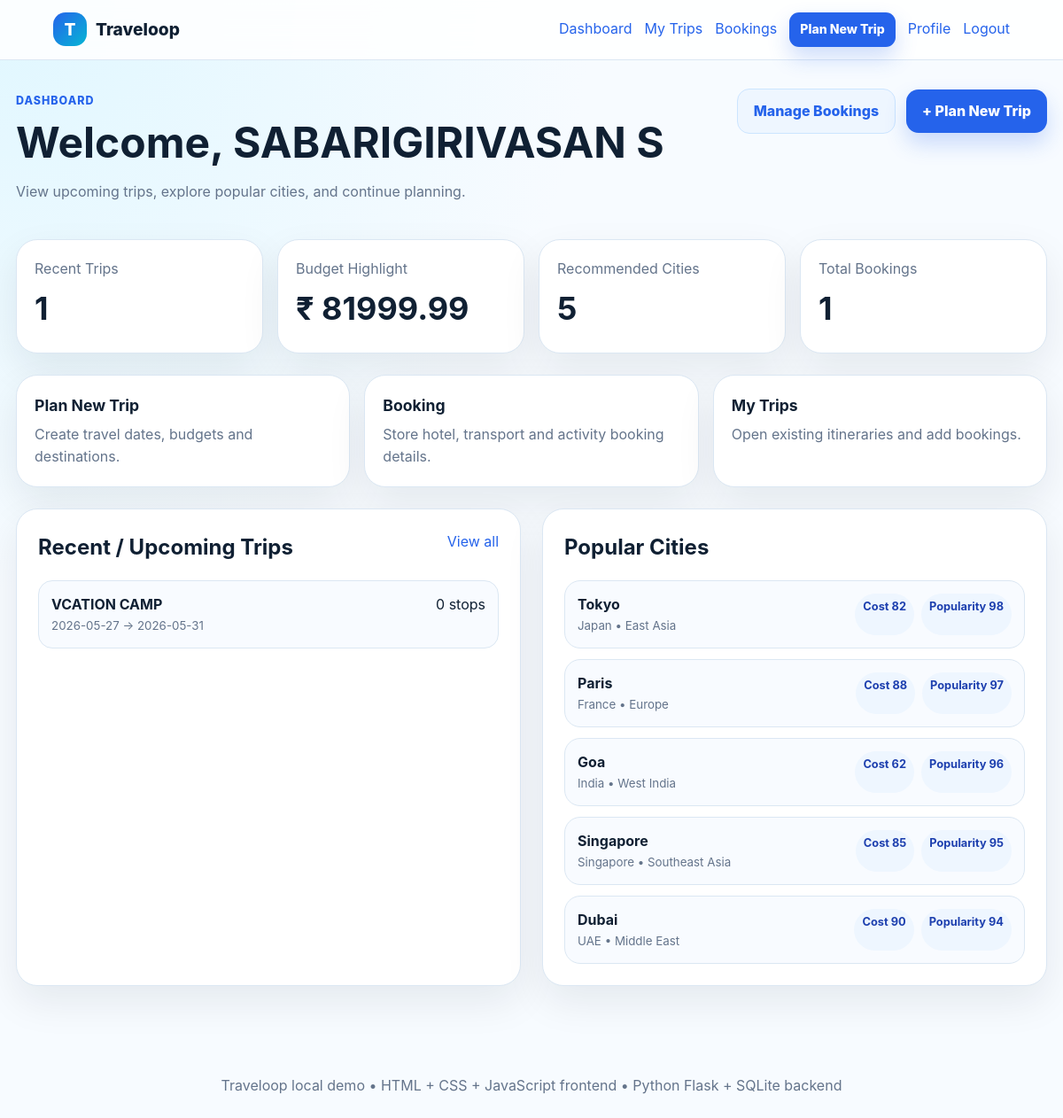
The app's page /dashboard (signed in) with its own data.
### tables this page shows
CREATE TABLE users (
            id INTEGER PRIMARY KEY AUTOINCREMENT,
            name TEXT NOT NULL,
            email TEXT UNIQUE NOT NULL,
            password_hash TEXT NOT NULL,
            role TEXT NOT NULL DEFAULT 'user',
            photo TEXT,
            language TEXT DEFAULT 'English',
            saved_destinations TEXT DEFAULT '',
            created_at TEXT NOT NULL
        );

CREATE TABLE trips (
            id INTEGER PRIMARY KEY AUTOINCREMENT,
            user_id INTEGER NOT NULL,
            name TEXT NOT NULL,
            start_date TEXT NOT NULL,
            end_date TEXT NOT NULL,
            description TEXT,
            cover_photo TEXT,
            public_slug TEXT UNIQUE,
            is_public INTEGER NOT NULL DEFAULT 0,
            transport_budget REAL DEFAULT 0,
            stay_budget REAL DEFAULT 0,
            meals_budget REAL DEFAULT 0,
            activities_budget REAL DEFAULT 0,
            created_at TEXT NOT NULL,
            FOREIGN KEY(user_id) REFERENCES users(id)
        );

CREATE TABLE cities (
            id INTEGER PRIMARY KEY AUTOINCREMENT,
            name TEXT NOT NULL,
            country TEXT NOT NULL,
            region TEXT NOT NULL,
            cost_index INTEGER NOT NULL,
            popularity INTEGER NOT NULL,
            description TEXT NOT NULL
        );

### app.py (the view)
@app.route("/dashboard")
@login_required
def dashboard():
    trips = query_db(
        """
        SELECT t.*, COUNT(s.id) AS destination_count
        FROM trips t
        LEFT JOIN stops s ON s.trip_id = t.id
        WHERE t.user_id = ?
        GROUP BY t.id
        ORDER BY t.start_date ASC
        LIMIT 6
        """,
        (session["user_id"],),
    )
    cities = query_db("SELECT * FROM cities ORDER BY popularity DESC LIMIT 5")
    total_budget = sum(calculate_trip_budget(t["id"])["total"] for t in trips)
    booking_count = query_db(
        "SELECT COUNT(*) AS total FROM bookings WHERE user_id = ?",
        (session["user_id"],),
        one=True,
    )["total"]
    upcoming_bookings = query_db(
        """
        SELECT b.*, t.name AS trip_name
        FROM bookings b
        JOIN trips t ON t.id = b.trip_id
        WHERE b.user_id = ?
        ORDER BY COALESCE(b.start_date, b.created_at) ASC
        LIMIT 4
        """,
        (session["user_id"],),
    )
    return render_template(
        "dashboard.html",
        trips=trips,
        cities=cities,
        total_budget=total_budget,
        booking_count=booking_count,
        upcoming_bookings=upcoming_bookings,
    )

### app.py (called while the page is built)
def get_db():
    conn = sqlite3.connect(DATABASE)
    conn.row_factory = sqlite3.Row
    return conn

def query_db(query, args=(), one=False):
    conn = get_db()
    cur = conn.execute(query, args)
    rows = cur.fetchall()
    conn.close()
    return (rows[0] if rows else None) if one else rows

def login_required(view):
    @wraps(view)
    def wrapped(*args, **kwargs):
        if "user_id" not in session:
            flash("Please login to continue.", "warning")
            return redirect(url_for("login"))
        return view(*args, **kwargs)
    return wrapped

def current_user():
    if "user_id" not in session:
        return None
    return query_db("SELECT * FROM users WHERE id = ?", (session["user_id"],), one=True)

@app.context_processor
def inject_user():
    return {"current_user": current_user(), "today": date.today().isoformat()}

### templates/dashboard.html (shortened to what this page needs)
{% extends "base.html" %}
{% block content %}
<section class="page-head split">
    <div>
        <span class="eyebrow">Dashboard</span>
        <h1>Welcome, {{ current_user.name }}</h1>
        <p>View upcoming trips, explore popular cities, and continue planning.</p>
    </div>
    <div class="button-row">
        <a class="btn ghost" href="{{ url_for('bookings') }}">Manage Bookings</a>
        <a class="btn primary" href="{{ url_for('create_trip') }}">+ Plan New Trip</a>
    </div>
</section>
<section class="stats-grid">
    <div class="stat-card"><span>Recent Trips</span><strong>{{ trips|length }}</strong></div>
    <div class="stat-card"><span>Budget Highlight</span><strong>₹ {{ '%.2f'|format(total_budget) }}</strong></div>
    <div class="stat-card"><span>Recommended Cities</span><strong>{{ cities|length }}</strong></div>
    <div class="stat-card"><span>Total Bookings</span><strong>{{ booking_count }}</strong></div>
</section>
<section class="quick-actions">
    <a class="action-card" href="{{ url_for('create_trip') }}">
        <strong>Plan New Trip</strong>
        <span>Create travel dates, budgets and destinations.</span>
    </a>
    <a class="action-card" href="{{ url_for('bookings') }}">
        <strong>Booking</strong>
        <span>Store hotel, transport and activity booking details.</span>
    </a>
    <a class="action-card" href="{{ url_for('trips') }}">
        <strong>My Trips</strong>
        <span>Open existing itineraries and add bookings.</span>
    </a>
</section>
<section class="two-col">
    <div class="panel">
        <div class="section-title">
            <h2>Recent / Upcoming Trips</h2>
            <a href="{{ url_for('trips') }}">View all</a>
        </div>
        {% if trips %}
            <div class="trip-list compact">
                {% for trip in trips %}
                    <a class="trip-row" href="{{ url_for('trip_detail', trip_id=trip.id) }}">
                        <div>
                            <strong>{{ trip.name }}</strong>
                            <small>{{ trip.start_date }} → {{ trip.end_date }}</small>
                        </div>
                        <span>{{ trip.destination_count }} stops</span>
                    </a>
                {% endfor %}
            </div>
        {% else %}
            <div class="empty-state">
                <h3>No trips yet</h3>
                <p>Create your first itinerary with cities, activities and budgets.</p>
                <a class="btn primary" href="{{ url_for('create_trip') }}">Create Trip</a>
            </div>
        {% endif %}
    </div>
    <div class="panel">
        <div class="section-title"><h2>Popular Cities</h2></div>
        <div class="city-list">
            {% for city in cities %}
                <div class="city-card">
                    <div>
                        <strong>{{ city.name }}</strong>
                        <small>{{ city.country }} • {{ city.region }}</small>
                    </div>
                    <div class="city-meta">
                        <span>Cost {{ city.cost_index }}</span>
                        <span>Popularity {{ city.popularity }}</span>
                    </div>
                </div>
            {% endfor %}
        </div>
    </div>
</section>
{% endblock %}

### templates/base.html (shortened to what this page needs)
<!DOCTYPE html>
<html lang="en">
<head>
    <link rel="stylesheet" href="{{ url_for('static', filename='css/style.css') }}">
</head>
<body>
    <nav class="navbar">
        <a class="brand" href="{{ url_for('dashboard') if current_user else url_for('index') }}">
            <span class="logo">T</span> Traveloop
        </a>
        <div class="nav-links" id="navLinks">
            {% if current_user %}
                <a href="{{ url_for('dashboard') }}">Dashboard</a>
                <a href="{{ url_for('trips') }}">My Trips</a>
                <a href="{{ url_for('bookings') }}">Bookings</a>
                <a href="{{ url_for('create_trip') }}" class="btn small primary">Plan New Trip</a>
                <a href="{{ url_for('profile') }}">Profile</a>
                <a href="{{ url_for('logout') }}">Logout</a>
            {% else %}
                <a href="{{ url_for('login') }}">Login</a>
                <a href="{{ url_for('signup') }}" class="btn small primary">Signup</a>
            {% endif %}
        </div>
    </nav>
    <main class="page">
        {% block content %}{% endblock %}
    </main>
    <footer class="footer">
        <p>Traveloop local demo • HTML + CSS + JavaScript frontend • Python Flask + SQLite backend</p>
    </footer>
</body>
</html>

### static/css/style.css (style rules this page uses)
:root { --bg: #f7fbff; --panel: #ffffff; --text: #102033; --muted: #64748b; --primary: #2563eb; --primary-dark: #1d4ed8; --accent: #06b6d4; --danger: #dc2626; --success: #16a34a; --warning: #d97706; --border: #dbe7f3; --shadow: 0 18px 45px rgba(15, 23, 42, 0.08); --radius: 24px; }
* { box-sizing: border-box; }
html { scroll-behavior: smooth; }
body { margin: 0; font-family: Inter, ui-sans-serif, system-ui, -apple-system, BlinkMacSystemFont, "Segoe UI", sans-serif; background: radial-gradient(circle at top left, #e0f7ff 0, transparent 38%), var(--bg); color: var(--text); line-height: 1.6; }
a { color: var(--primary); text-decoration: none; }
.navbar { position: sticky; top: 0; z-index: 20; display: flex; align-items: center; justify-content: space-between; gap: 16px; padding: 14px clamp(18px, 5vw, 70px); background: rgba(255, 255, 255, 0.86); backdrop-filter: blur(18px); border-bottom: 1px solid var(--border); }
.brand { display: flex; align-items: center; gap: 10px; font-weight: 800; color: var(--text); font-size: 1.2rem; }
.logo { display: grid; place-items: center; width: 38px; height: 38px; border-radius: 14px; background: linear-gradient(135deg, var(--primary), var(--accent)); color: white; }
.nav-links { display: flex; align-items: center; gap: 14px; }
.page { width: min(1180px, calc(100% - 36px)); margin: 32px auto; min-height: 75vh; }
.footer { text-align: center; color: var(--muted); padding: 28px; }
.hero h1, .page-head h1, .trip-hero h1 { font-size: clamp(2rem, 4vw, 4rem); line-height: 1.1; margin: 10px 0 16px; }
.hero p, .page-head p, .trip-hero p { color: var(--muted); max-width: 720px; }
.eyebrow { color: var(--primary); font-weight: 800; text-transform: uppercase; letter-spacing: 0.08em; font-size: 0.78rem; }
.btn { display: inline-flex; align-items: center; justify-content: center; border: 0; border-radius: 14px; padding: 12px 18px; font-weight: 800; cursor: pointer; transition: transform 0.15s ease, box-shadow 0.15s ease, background 0.15s ease; white-space: nowrap; }
.btn.primary { background: var(--primary); color: #fff; box-shadow: 0 12px 24px rgba(37, 99, 235, 0.22); }
.btn.ghost { background: #eef6ff; color: var(--primary); border: 1px solid #cce5ff; }
.btn.small { padding: 8px 12px; font-size: 0.88rem; border-radius: 11px; }
.card, .panel, .stat-card, .trip-card, .city-tile, .note-card, .day-card, .calendar-box, .activity-template { background: var(--panel); border: 1px solid var(--border); border-radius: var(--radius); box-shadow: var(--shadow); }
.page-head { margin-bottom: 24px; }
.split { display: flex; justify-content: space-between; gap: 18px; align-items: flex-start; }
.panel { padding: 24px; margin-bottom: 24px; }
.section-title { display: flex; justify-content: space-between; gap: 16px; align-items: flex-start; margin-bottom: 18px; }
.section-title h2 { margin: 0; }
.stats-grid { display: grid; grid-template-columns: repeat(4, 1fr); gap: 16px; margin-bottom: 24px; }
.stat-card { padding: 20px; }
.stat-card span { color: var(--muted); display: block; }
.stat-card strong { display: block; font-size: clamp(1.4rem, 3vw, 2.3rem); margin-top: 4px; }
.two-col { display: grid; grid-template-columns: 1fr 1fr; gap: 24px; }
.trip-list.compact { display: grid; gap: 10px; }
.trip-row { display: flex; justify-content: space-between; gap: 12px; padding: 14px; background: #f8fbff; border-radius: 16px; border: 1px solid var(--border); color: var(--text); }
.trip-row small, .city-card small { display: block; color: var(--muted); }
.city-list { display: grid; gap: 12px; }
.city-card { display: flex; justify-content: space-between; gap: 12px; padding: 14px; border-radius: 18px; background: #f8fbff; border: 1px solid var(--border); }
.city-meta { display: flex; flex-wrap: wrap; gap: 8px; }
.city-meta span { background: #eef6ff; color: #1e40af; border-radius: 999px; padding: 5px 9px; font-size: 0.8rem; font-weight: 700; }
.button-row { display: flex; flex-wrap: wrap; gap: 12px; align-items: center; }
.quick-actions { display: grid; grid-template-columns: repeat(3, 1fr); gap: 16px; margin-bottom: 24px; }
.action-card { display: block; padding: 20px; border-radius: var(--radius); background: #ffffff; border: 1px solid var(--border); box-shadow: var(--shadow); color: var(--text); }
.action-card strong { display: block; font-size: 1.1rem; margin-bottom: 6px; }
.action-card span { color: var(--muted); }

### records on screen
users: name "SABARIGIRIVASAN S"
trips: name "VCATION CAMP", start_date "2026-05-27", end_date "2026-05-31", destination_count "0"
cities: name "Tokyo", country "Japan", region "East Asia", cost_index "82", popularity "98"
cities: name "Paris", country "France", region "Europe", cost_index "88", popularity "97"
cities: name "Goa", country "India", region "West India", cost_index "62", popularity "96"
cities: name "Singapore", country "Singapore", region "Southeast Asia", cost_index "85", popularity "95"
cities: name "Dubai", country "UAE", region "Middle East", cost_index "90", popularity "94"

### other values on screen
{{ trips|length }} "1"
{{ '%.2f'|format(total_budget) }} "81999.99"
{{ cities|length }} "5"
{{ booking_count }} "1"
